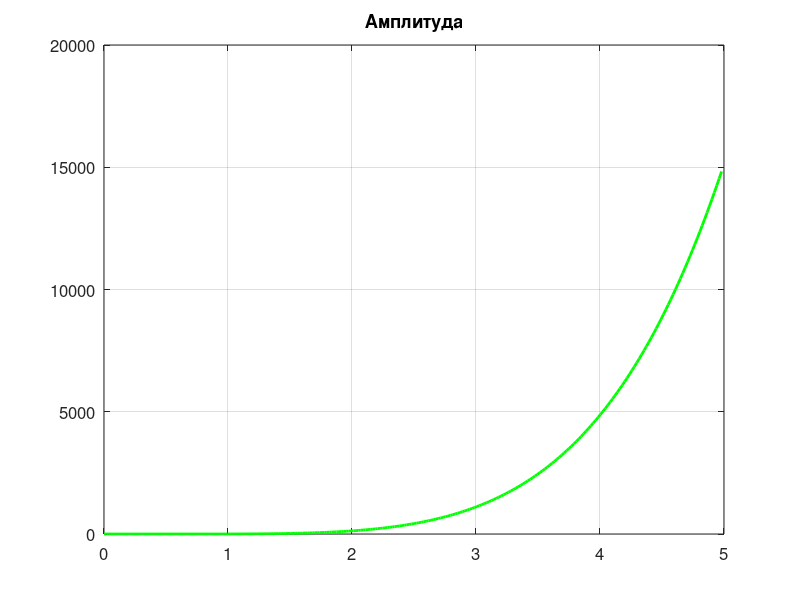
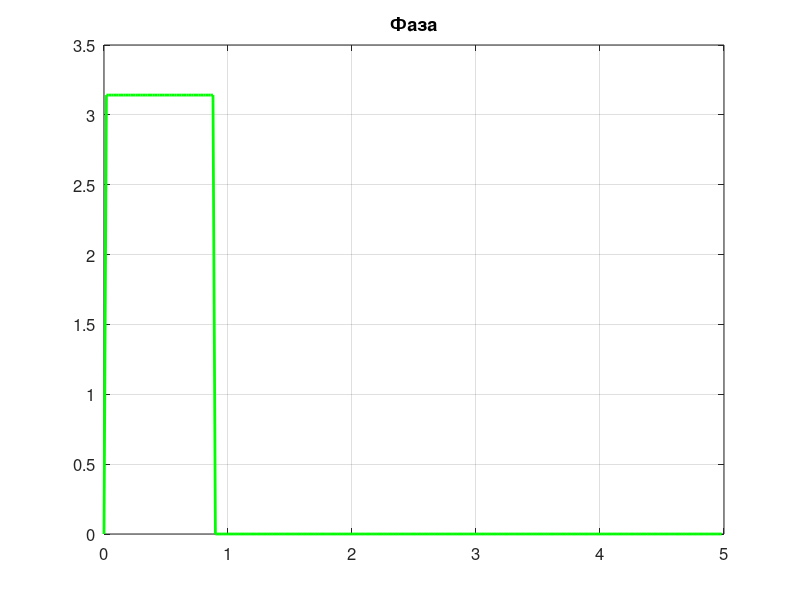
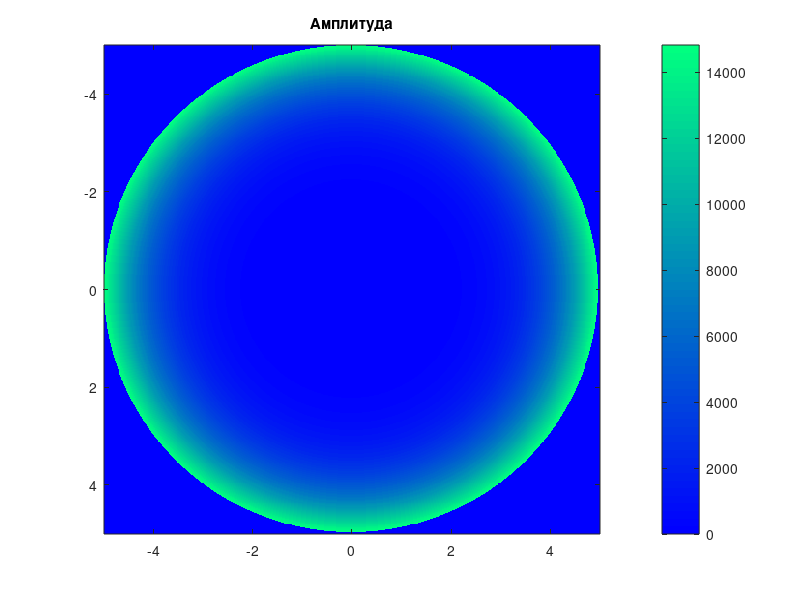
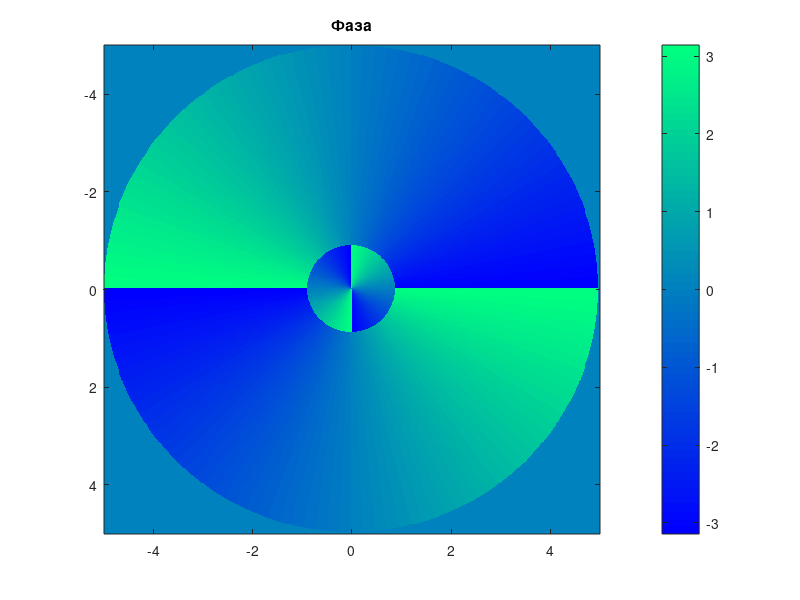

These charts were generated, in order, by the following MATLAB code:
close all;
clear all;

R = 5;
m = 2;

n = 256;
N = 2 * n + 1;
M = 4096;

step = R / n;
r_linspace = 0 : step : (R - step / 2);

b_wave = (n ^ 2) / (4 * R * M);
h_x = 2 * R / n;

range = -R:R;

h_u = (2 * b_wave) / N;
u_area = -b_wave : h_u : b_wave - h_u;

function res = func_ro(ro)
    res = (5 * (ro .^ 5) - 4 * ro .^ 3);
end

values_func_ro = func_ro(r_linspace);

%Задание 1

figure('Position', [100, 100, 1200, 600]);
plot(r_linspace, abs(values_func_ro), 'LineWidth', 2, 'Color', 'g');
title('Амплитуда');
grid on;
set(gca, 'FontSize', 12);

figure('Position', [100, 100, 1200, 600]);
plot(r_linspace, angle(values_func_ro), 'LineWidth', 2, 'Color', 'g');
title('Фаза');
grid on;
set(gca, 'FontSize', 12);

%Задание 2

function a = two_d_array_of_function_values(values, N, m)
    n = N - 1;
    a = zeros(2 * N + 1, 2 * N + 1);
    for j = 1:2 * N + 1
        for k = 1:2 * N + 1
            alpha = round(sqrt((j - n - 1) ^ 2 + (k - n - 1) ^ 2));
            if (alpha <= n)
                a(j, k) = values(alpha + 1) * exp(1i * m * atan2(k - n - 1, j - n - 1));
            end
        end
    end
end

two_d_array_of_func = two_d_array_of_function_values(values_func_ro, n, m);

figure('Position', [100, 100, 600, 600]);
imagesc(range, range, abs(two_d_array_of_func));
title('Амплитуда');
colormap('Winter');
colorbar;

figure('Position', [100, 100, 600, 600]);
imagesc(range, range, angle(two_d_array_of_func));
title('Фаза');
colormap('Winter');
colorbar;

%Задание 3

function integral = H_transformation(input_function, m, area, step)
    x = area;
    n = length(x);
    integral = complex(zeros(1, n));
    for i = 1:n
        integral(i) = sum(input_function .* besselj(m, 2 * pi * x * x(i)) .* x * step);
    end
    integral = integral * (2 * pi / 1i^m);
end

tic;
H = H_transformation(values_func_ro, m, r_linspace, step);
TimeH = toc

figure('Position', [100, 100, 600, 600]);
plot(r_linspace, abs(H), 'LineWidth', 2, 'Color', 'g');
title('Амплитуда');
grid on;
set(gca, 'FontSize', 12);

figure('Position', [100, 100, 600, 600]);
plot(r_linspace, angle(H), 'LineWidth', 2, 'Color', 'g');
title('Фаза');
grid on;
set(gca, 'FontSize', 12);

H_2D_array = two_d_array_of_function_values(H, n, m);


figure('Position', [100, 100, 600, 600]);
imagesc(range, range, abs(H_2D_array));
title('Амплитуда');
colormap('Winter');
colorbar;

figure('Position', [100, 100, 600, 600]);
imagesc(range, range, angle(H_2D_array));
title('Фаза');
colormap('Winter');
colorbar;

%Задание 4

function F = bpf(f, N, M, h_x)
  zeros_to_add = zeros(1, round((M - N) / 2));
  f = horzcat(zeros_to_add, f, zeros_to_add);

  f = fftshift(f);
  F = fft(f) * h_x;
  F = fftshift(F);

  F = F(length(F) / 2 - N / 2 + 1 : length(F) / 2 + N / 2);
end

function F = bpf_dd(f, N, M, h_x)
  F = zeros(N, N);
  for i = 1 : N
    F(i, :) = bpf(f(i, :), N, M, h_x);
  endfor
  F = F.';
  for j = 1 : N
    F(j, :) = bpf(F(j, :), N, M, h_x);
  endfor
  F = F.';
end

tic;
FFT_2D = bpf_dd(two_d_array_of_func, N, M, h_x);
TimeBPF = toc

figure('Position', [100, 100, 600, 600]);
imagesc(u_area, u_area, abs(FFT_2D));
title('Амплитуда');
colormap('Winter');
colorbar;

figure('Position', [100, 100, 600, 600]);
imagesc(u_area, u_area, angle(FFT_2D));
title('Фаза');
colormap('Winter');
colorbar;

